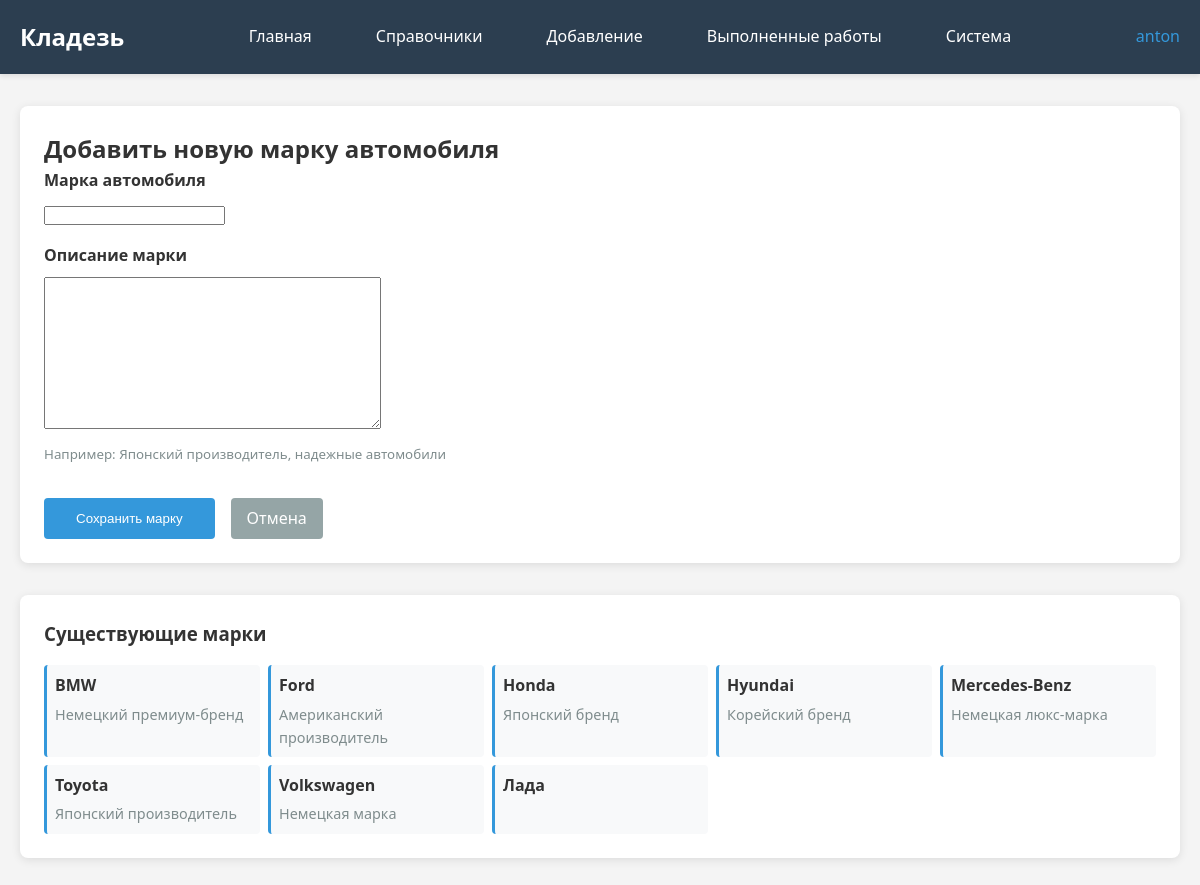
Page /add-brand/ (signed in) on the committed database.
### kladez_app/models.py (models this page shows, shortened)
class CarBrand(models.Model):
    name = models.CharField(max_length=100, verbose_name="Марка автомобиля")
    description = models.TextField(blank=True, verbose_name="Описание марки")
    class Meta:
        verbose_name = "Марка автомобиля"
        verbose_name_plural = "Марки автомобилей"

### kladez_app/views.py (the view)
# urls.py: path('add-brand/', views.add_car_brand, name='add_car_brand'),
@superuser_required
@login_required
def add_car_brand(request):
    if request.method == 'POST':
        form = CarBrandForm(request.POST)
        if form.is_valid():
            form.save()
            messages.success(request, 'Марка автомобиля успешно добавлена!')
            return redirect('kladez_app:add_car_brand')  # Остаемся на той же странице
    else:
        form = CarBrandForm()
    brands = CarBrand.objects.all().order_by('name')
    return render(request, 'kladez_app/add_car_brand.html', {
        'form': form,
        'brands': brands
    })

### kladez_app/forms.py
class CarBrandForm(forms.ModelForm):
    class Meta:
        model = CarBrand
        fields = ['name', 'description']

### kladez_app/views.py (called while the page is built)
def superuser_required(view_func):
    decorated_view_func = user_passes_test(
        lambda u: u.is_active and u.is_superuser,
        login_url='kladez_app:home'
    )(view_func)
    return decorated_view_func

### kladez_app/templates/kladez_app/add_car_brand.html (shortened to what this page needs)
{% extends "kladez_app/base.html" %}
{% block content %}
<div class="card">
    <h2>Добавить новую марку автомобиля</h2>
    <form method="post">
        <div style="display: flex; flex-direction: column; gap: 1rem; max-width: 500px;">
            <div>
                <label for="{{ form.name.id_for_label }}" style="display: block; margin-bottom: 0.5rem; font-weight: bold;">
                    {{ form.name.label }}
                </label>
                {{ form.name }}
            </div>
            <div>
                <label for="{{ form.description.id_for_label }}" style="display: block; margin-bottom: 0.5rem; font-weight: bold;">
                    {{ form.description.label }}
                </label>
                {{ form.description }}
                <small style="color: #7f8c8d; display: block; margin-top: 0.5rem;">
                    Например: Японский производитель, надежные автомобили
                </small>
            </div>
            <div style="display: flex; gap: 1rem; margin-top: 1rem;">
                <button type="submit" style="padding: 0.5rem 2rem; background: #3498db; color: white; border: none; border-radius: 4px; cursor: pointer;">
                    Сохранить марку
                </button>
                <a href="{% url 'kladez_app:car_models_directory' %}" style="padding: 0.5rem 1rem; background: #95a5a6; color: white; border-radius: 4px; text-decoration: none; display: inline-block;">
                    Отмена
                </a>
            </div>
        </div>
    </form>
</div>
<div class="card" style="margin-top: 2rem;">
    <h3>Существующие марки</h3>
    {% if brands %}
        <div style="display: grid; grid-template-columns: repeat(auto-fill, minmax(200px, 1fr)); gap: 0.5rem; margin-top: 1rem;">
            {% for brand in brands %}
            <div style="background: #f8f9fa; padding: 0.5rem; border-radius: 4px; border-left: 3px solid #3498db;">
                <strong>{{ brand.name }}</strong>
                {% if brand.description %}
                <div style="font-size: 0.9rem; color: #7f8c8d; margin-top: 0.25rem;">
                    {{ brand.description|truncatechars:50 }}
                </div>
                {% endif %}
            </div>
            {% endfor %}
        </div>
    {% else %}
        <p style="color: #7f8c8d; text-align: center; padding: 1rem;">
            Марки автомобилей ещё не добавлены
        </p>
    {% endif %}
</div>
{% endblock %}

### kladez_app/templates/kladez_app/base.html (shortened to what this page needs)
<!DOCTYPE html>
<html lang="ru">
<head>
</head>
<body>
    <header class="header">
        <nav class="nav-container">
            <a href="{% url 'kladez_app:home' %}" class="logo-link">Кладезь</a>
            <div class="nav-main">
                <div class="nav-section">
                    <a href="{% url 'kladez_app:home' %}" class="nav-link">
                        Главная
                    </a>
                </div>
                <div class="nav-section">
                    <div class="nav-section-title">
                        Справочники
                    </div>
                </div>
                <div class="nav-section">
                    <div class="nav-section-title">
                        Добавление
                    </div>
                </div>
                <div class="nav-section">
                    <a href="{% url 'kladez_app:completed_works' %}" class="nav-link">
                        Выполненные работы
                    </a>
                </div>
                <div class="nav-section">
                    <div class="nav-section-title">
                        Система
                    </div>
                </div>
            </div>
            <div class="user-info">
                {% if user.is_authenticated %}
                    <span>{{ user.username }}</span>
                {% else %}
                    <a href="{% url 'kladez_app:register' %}" style="color: white; text-decoration: none;">Регистрация</a>
                    <a href="{% url 'kladez_app:login' %}" style="color: white; text-decoration: none;">Войти</a>
                {% endif %}
            </div>
        </nav>
    </header>
    <main class="container">
        {% block content %}
        {% endblock %}
    </main>
</body>
</html>

### kladez_app/templates/kladez_app/base.html (style rules this page uses)
* { margin: 0; padding: 0; box-sizing: border-box; }
body { font-family: 'Segoe UI', Tahoma, Geneva, Verdana, sans-serif; line-height: 1.6; color: #333; background-color: #f4f4f4; }
.header { background: #2c3e50; color: white; padding: 1rem 0; box-shadow: 0 2px 5px rgba(0,0,0,0.1); }
.nav-container { max-width: 1200px; margin: 0 auto; padding: 0 20px; display: flex; justify-content: space-between; align-items: center; }
.logo-link { color: white; text-decoration: none; font-size: 1.5rem; font-weight: bold; transition: color 0.3s; }
.nav-main { display: flex; gap: 2rem; }
.nav-section { position: relative; }
.nav-section-title { cursor: pointer; padding: 0.5rem 1rem; border-radius: 4px; transition: background-color 0.3s; color: white; text-decoration: none; display: block; }
.user-info { display: flex; align-items: center; gap: 1rem; }
.user-info span { color: #3498db; }
.container { max-width: 1200px; margin: 2rem auto; padding: 0 20px; }
.card { background: white; border-radius: 8px; padding: 1.5rem; margin-bottom: 1.5rem; box-shadow: 0 2px 10px rgba(0,0,0,0.1); }
.nav-link { padding: 0.5rem 1rem; border-radius: 4px; transition: background-color 0.3s; color: white; text-decoration: none; display: block; }

### rows in the picture
CarBrand: name "BMW", description "Немецкий премиум-бренд"
CarBrand: name "Ford", description "Американский производитель"
CarBrand: name "Honda", description "Японский бренд"
CarBrand: name "Hyundai", description "Корейский бренд"
CarBrand: name "Mercedes-Benz", description "Немецкая люкс-марка"
CarBrand: name "Toyota", description "Японский производитель"
CarBrand: name "Volkswagen", description "Немецкая марка"
CarBrand: name "Лада"

### other values in the picture
{{ user.username }} "anton"
